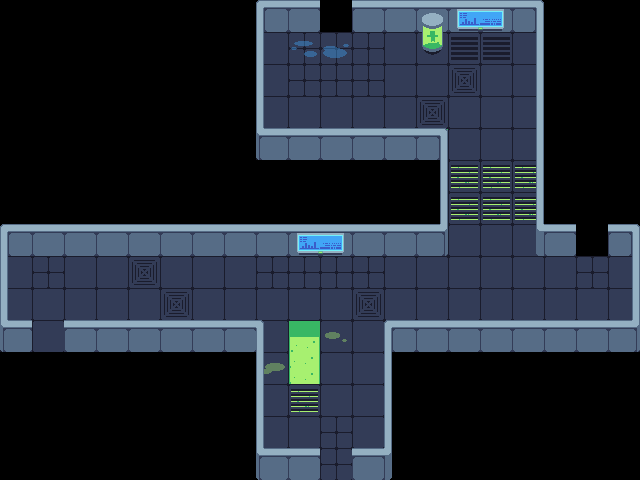

A 2D game scene composited from a Tiled map and its tileset images. What follows is a short description and the map's XML, with every tile layer's data as written:
An orthogonal 20x15 tile map with 32x32 px tiles, 4 tile layers (floor, floorDecoration, walls, props), 4 tilesets and 33 objects (7x Spawn, 4x Door, Trap, ExplosionEffect, SnackMachine).

<map version="1.10" tiledversion="1.11.2" orientation="orthogonal" renderorder="right-down" width="20" height="15" tilewidth="32" tileheight="32" infinite="0" nextlayerid="11" nextobjectid="134">
 <tileset firstgid="1" source="tileset_ebene2.tsx" />
 <tileset firstgid="852" source="props_and_items_ebene2.tsx" />
 <tileset firstgid="1380" source="Beartrap.tsx" />
 <tileset firstgid="1384" source="ExplosionEffect.tsx" />
 <layer id="3" name="floor" width="20" height="15">
  <data encoding="csv">
0,0,0,0,0,0,0,0,0,0,0,0,0,0,0,0,0,0,0,0,
0,0,0,0,0,0,0,0,72,71,71,71,72,72,70,70,72,0,0,0,
0,0,0,0,0,0,0,0,72,71,71,71,72,72,107,72,72,0,0,0,
0,0,0,0,0,0,0,0,72,72,72,72,72,107,72,72,72,0,0,0,
0,0,0,0,0,0,0,0,72,72,72,72,109,110,72,72,72,0,0,0,
0,0,0,0,0,0,0,0,0,0,0,0,0,0,74,74,74,0,0,0,
0,0,0,0,0,0,0,0,0,0,0,0,0,0,74,74,74,0,0,0,
0,0,0,72,74,107,107,72,184,72,72,72,72,71,72,72,72,0,0,0,
72,71,72,72,107,72,72,72,71,71,71,71,72,72,72,72,72,72,71,72,
72,72,72,72,72,107,72,72,72,72,72,107,72,72,72,72,72,72,72,72,
72,72,107,107,72,72,72,72,72,73,72,72,72,72,72,72,72,72,72,72,
0,0,0,0,0,0,0,0,72,184,72,72,0,0,0,0,0,0,0,0,
0,0,0,0,0,0,0,0,72,74,72,72,0,0,0,0,0,0,0,0,
0,0,0,0,0,0,0,0,72,72,71,72,0,0,0,0,0,0,0,0,
0,0,0,0,0,0,0,0,0,72,71,0,0,0,0,0,0,0,0,0
</data>
 </layer>
 <layer id="10" name="floorDecoration" width="20" height="15">
  <data encoding="csv">
0,0,0,0,0,0,0,0,0,0,0,0,0,0,0,0,0,0,0,0,
0,0,0,0,0,0,0,0,0,879,880,0,0,0,0,0,0,0,0,0,
0,0,0,0,0,0,0,0,0,0,0,0,0,0,0,0,0,0,0,0,
0,0,0,0,0,0,0,0,0,0,0,0,0,0,0,0,0,0,0,0,
0,0,0,0,0,0,0,0,0,0,0,0,0,0,0,0,0,0,0,0,
0,0,0,0,0,0,0,0,0,0,0,0,0,0,0,0,0,0,0,0,
0,0,0,0,0,0,0,0,0,0,0,0,0,0,0,0,0,0,0,0,
0,0,0,0,0,0,0,0,0,0,0,0,0,0,0,0,0,0,0,0,
0,0,0,0,0,0,0,0,0,0,0,0,0,0,0,0,0,0,0,0,
0,0,0,0,0,0,0,0,0,0,0,0,0,0,0,0,0,0,0,0,
0,0,0,0,0,0,0,0,0,0,877,0,0,0,0,0,0,0,0,0,
0,0,0,0,0,0,0,0,876,0,0,0,0,0,0,0,0,0,0,0,
0,0,0,0,0,0,0,0,0,0,0,0,0,0,0,0,0,0,0,0,
0,0,0,0,0,0,0,0,0,0,0,0,0,0,0,0,0,0,0,0,
0,0,0,0,0,0,0,0,0,0,0,0,0,0,0,0,0,0,0,0
</data>
 </layer>
 <layer id="1" name="walls" width="20" height="15">
  <data encoding="csv">
0,0,0,0,0,0,0,0,3,6,0,6,6,6,6,6,9,0,0,0,
0,0,0,0,0,0,0,0,76,0,0,0,0,0,0,0,84,0,0,0,
0,0,0,0,0,0,0,0,76,0,0,0,0,0,0,0,84,0,0,0,
0,0,0,0,0,0,0,0,76,0,0,0,0,0,0,0,84,0,0,0,
0,0,0,0,0,0,0,0,373,6,6,6,6,47,0,0,84,0,0,0,
0,0,0,0,0,0,0,0,0,0,0,0,0,84,0,0,84,0,0,0,
0,0,0,0,0,0,0,0,0,0,0,0,0,84,0,0,84,0,0,0,
39,6,6,6,6,6,6,6,6,6,6,6,6,379,0,0,46,6,0,9,
76,0,0,0,0,0,0,0,0,0,0,0,0,0,0,0,0,0,0,84,
76,0,0,0,0,0,0,0,0,0,0,0,0,0,0,0,0,0,0,84,
373,0,376,376,376,376,376,376,336,0,0,0,3,376,376,376,376,376,376,379,
0,0,0,0,0,0,0,0,76,0,0,0,76,0,0,0,0,0,0,0,
0,0,0,0,0,0,0,0,76,0,0,0,76,0,0,0,0,0,0,0,
0,0,0,0,0,0,0,0,76,0,0,0,76,0,0,0,0,0,0,0,
0,0,0,0,0,0,0,0,373,6,0,6,40,0,0,0,0,0,0,0
</data>
 </layer>
 <layer id="2" name="props" width="20" height="15">
  <data encoding="csv">
0,0,0,0,0,0,0,0,0,0,0,0,0,996,948,949,0,0,0,0,
0,0,0,0,0,0,0,0,0,0,0,0,0,1020,0,0,0,0,0,0,
0,0,0,0,0,0,0,0,0,0,0,0,0,0,0,0,0,0,0,0,
0,0,0,0,0,0,0,0,0,0,0,0,0,0,0,0,0,0,0,0,
0,0,0,0,0,0,0,0,0,0,0,0,0,0,0,0,0,0,0,0,
0,0,0,0,0,0,0,0,0,0,0,0,0,0,0,0,0,0,0,0,
0,0,0,0,0,0,0,0,0,0,0,0,0,0,0,0,0,0,0,0,
0,0,0,0,0,0,0,0,0,948,949,0,0,0,0,0,0,0,0,0,
0,0,0,0,0,0,0,0,0,0,0,0,0,0,0,0,0,0,0,0,
0,0,0,0,0,0,0,0,0,0,0,0,0,0,0,0,0,0,0,0,
0,0,0,0,0,0,0,0,0,0,0,0,0,0,0,0,0,0,0,0,
0,0,0,0,0,0,0,0,0,0,0,0,0,0,0,0,0,0,0,0,
0,0,0,0,0,0,0,0,0,0,0,0,0,0,0,0,0,0,0,0,
0,0,0,0,0,0,0,0,0,0,0,0,0,0,0,0,0,0,0,0,
0,0,0,0,0,0,0,0,0,0,0,0,0,0,0,0,0,0,0,0
</data>
 </layer>
 <objectgroup id="6" name="Collisions">
  <object id="110" x="256" y="24" width="64" height="8" />
  <object id="111" x="352" y="24" width="192" height="8" />
  <object id="112" x="536" y="32" width="8" height="224" />
  <object id="113" x="544" y="248" width="32" height="8" />
  <object id="114" x="608" y="248" width="32" height="8" />
  <object id="115" x="632" y="256" width="8" height="88" />
  <object id="116" x="384" y="344" width="256" height="8" />
  <object id="117" x="384" y="352" width="8" height="128" />
  <object id="118" x="352" y="472" width="32" height="8" />
  <object id="119" x="256" y="472" width="64" height="8" />
  <object id="120" x="256" y="352" width="8" height="120" />
  <object id="121" x="0" y="344" width="264" height="8" />
  <object id="122" x="0" y="256" width="8" height="88" />
  <object id="123" x="0" y="248" width="448" height="8" />
  <object id="125" x="440" y="160" width="8" height="88" />
  <object id="126" x="256" y="152" width="192" height="8" />
  <object id="127" x="256" y="32" width="8" height="120" />
  <object id="128" x="422" y="42" width="21" height="10" />
 </objectgroup>
 <objectgroup id="9" name="Props" />
 <objectgroup id="7" name="Entities">
  <object id="53" name="Beartrap" type="Trap" gid="1380" x="447.862" y="257.584" width="32" height="32">
   <properties>
    <property name="Damage" type="float" value="50" />
    <property name="Effect" type="object" value="58" />
    <property name="RangeLayer" type="object" value="54" />
   </properties>
  </object>
  <object id="58" name="ExplosionEffect" gid="1384" x="398.5" y="245.5" width="128" height="128" />
  <object id="63" name="PlayerSpawn" type="Spawn" x="328" y="224">
   <ellipse />
  </object>
  <object id="64" name="ScientistSpawn" type="Spawn" x="160" y="288">
   <ellipse />
  </object>
  <object id="65" name="SnackMachine" type="SnackMachine" x="384" y="32" width="32" height="32" />
  <object id="66" name="SecuritySpawn" type="Spawn" x="352" y="288">
   <ellipse />
  </object>
  <object id="105" name="DoorSpawn" type="Door" x="576" y="224" width="32" height="32">
   <properties>
    <property name="DoorDirection" value="East" />
   </properties>
  </object>
  <object id="106" name="DoorSpawn" type="Door" x="32" y="320" width="32" height="32">
   <properties>
    <property name="DoorDirection" value="West" />
   </properties>
  </object>
  <object id="107" name="DoorSpawn" type="Door" x="320" y="0" width="32" height="32">
   <properties>
    <property name="DoorDirection" value="North" />
   </properties>
  </object>
  <object id="108" name="DoorSpawn" type="Door" x="320" y="448" width="32" height="32">
   <properties>
    <property name="DoorDirection" value="South" />
   </properties>
  </object>
  <object id="130" name="ScientistSpawn" type="Spawn" x="256" y="288">
   <ellipse />
  </object>
  <object id="131" name="ScientistSpawn" type="Spawn" x="480" y="96">
   <ellipse />
  </object>
  <object id="132" name="ScientistSpawn" type="Spawn" x="352" y="96">
   <ellipse />
  </object>
  <object id="133" name="SecuritySpawn" type="Spawn" x="508" y="51">
   <ellipse />
  </object>
 </objectgroup>
 <objectgroup id="8" name="Acids">
  <object id="129" x="288" y="320" width="32" height="64" />
 </objectgroup>
</map>
